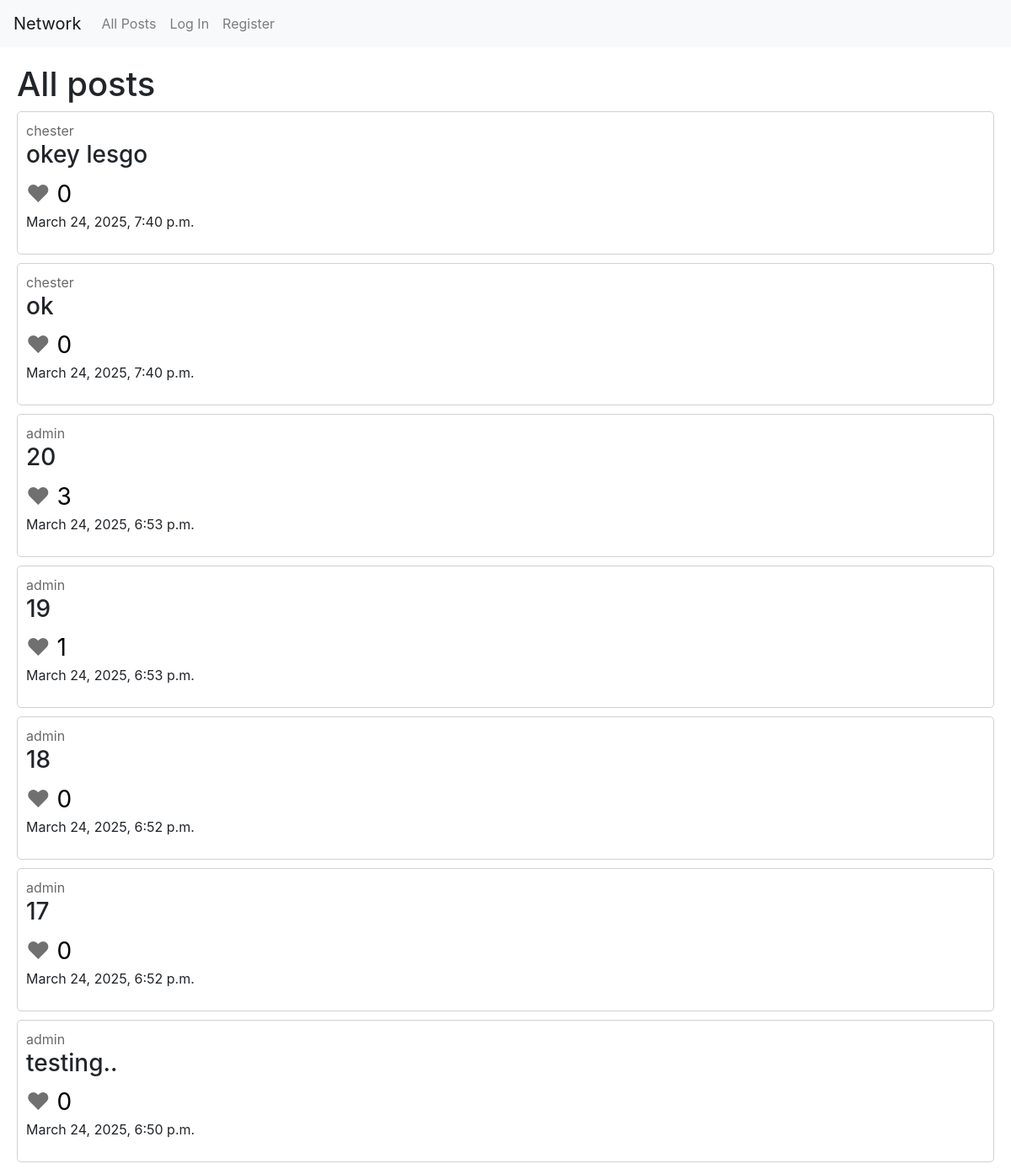
The app's page / (upper part), older data.
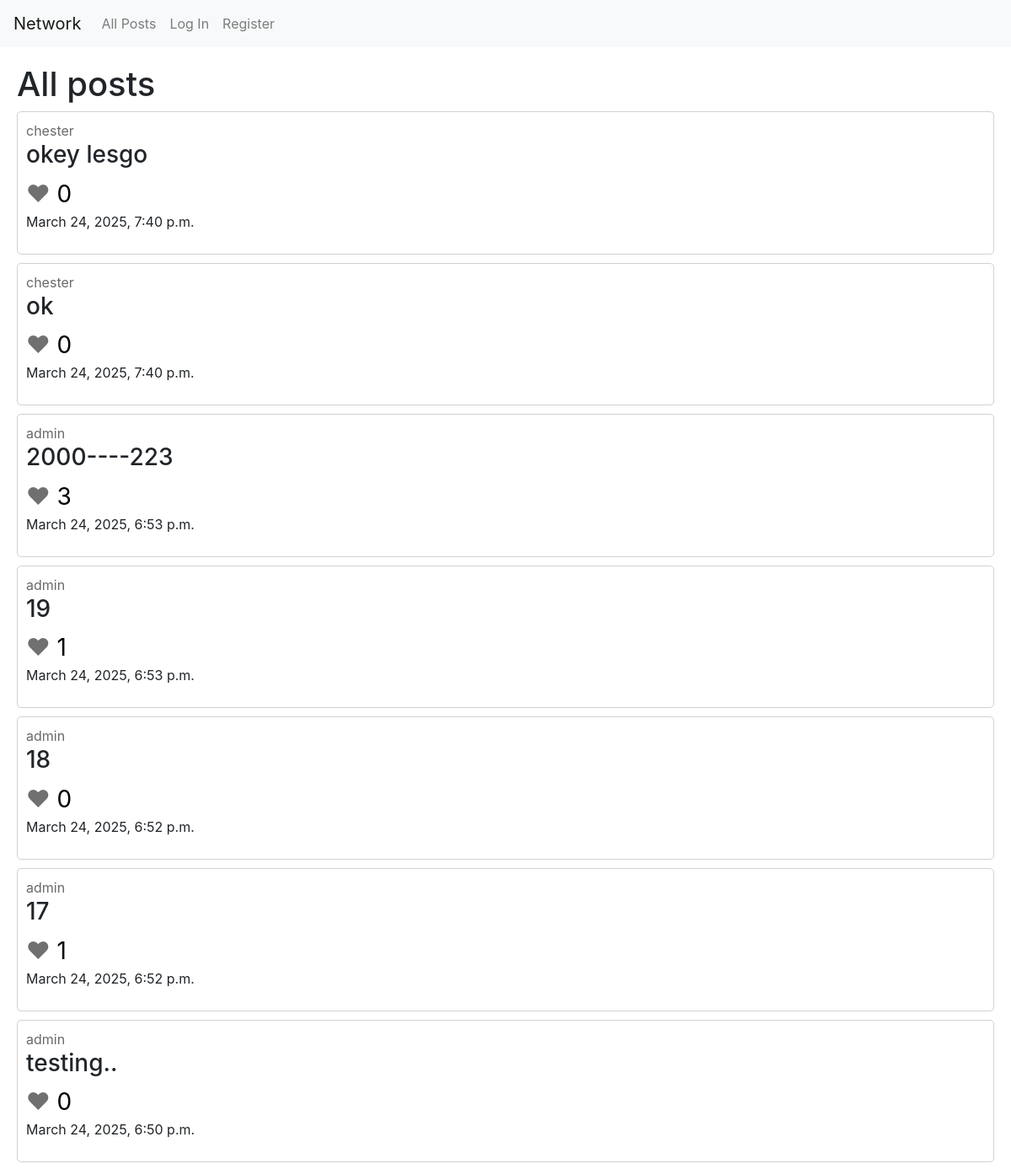
The same page, newer data.
### network/models.py (models this page shows, shortened)
class Post(models.Model):
    content = models.TextField(max_length=250)
    likes = models.ManyToManyField(User, blank=True, related_name="users_who_liked")
    creator = models.ForeignKey(User, on_delete=models.CASCADE)
    timestamp = models.DateTimeField(auto_now_add=True)

class User(AbstractUser):
    followers = models.ManyToManyField("self", blank=True, symmetrical=False, related_name="following_users")
    following = models.ManyToManyField("self", blank=True, symmetrical=False, related_name="followers_users")

### network/views.py (the view)
# urls.py: path("", views.index, name="index"),
def index(request):
    all_posts = Post.objects.all().order_by("-timestamp")
    if request.method == "POST":
        content = request.POST["content"]
        new_post = Post(content=content, creator=request.user)
        new_post.save()
        return HttpResponseRedirect(reverse('index'))
    else:
        page = request.GET.get('page')
        paginator = Paginator(all_posts, 10)
        page_obj = paginator.get_page(page)
        return render(request, "network/index.html", {
            "all_posts": page_obj
        })

### network/templates/network/index.html (shortened to what this page needs)
{% extends "network/layout.html" %}
{% block body %}
    <h1>All posts</h1>
    {% include 'network/posts.html' %}
{% endblock %}

### network/templates/network/posts.html (shortened to what this page needs)
{% for post in all_posts %}
    <div class="post">
        <span class="firstspan"><a href="{% url 'user_account' post.creator %}" class="user-link">{{ post.creator }}</a></span>
        <h3 class="post-content">{{ post.content }}</h3>
        {% if user.is_authenticated %}
            {% if user in post.likes.all %}
                <span class="heart-liked" data-post-id="{{ post.id }}">
                    &hearts;
                </span>
            {% else %}
                <span class="heart" data-post-id="{{ post.id }}">
                    &hearts;
                </span>
            {% endif %}
        {% else %}
            <span class="heart-unlikable" data-post-id="{{ post.id }}">
                &hearts;
            </span>
        {% endif %}
        <span class="likes"> {{ post.likes.count }}</span>
        <p>
        <span>{{ post.timestamp }}</span>
        </p>
    </div>
    {% empty %}
    <h3>No posts at the moment</h3>
{% endfor %}

Row changes from the older to the newer data that the page shows:
changed Post (number 3 of 7 on the later page): content "20" → "2000----223"
computed for Post (number 6 of 7 on the later page): likes.count "0" → "1"
